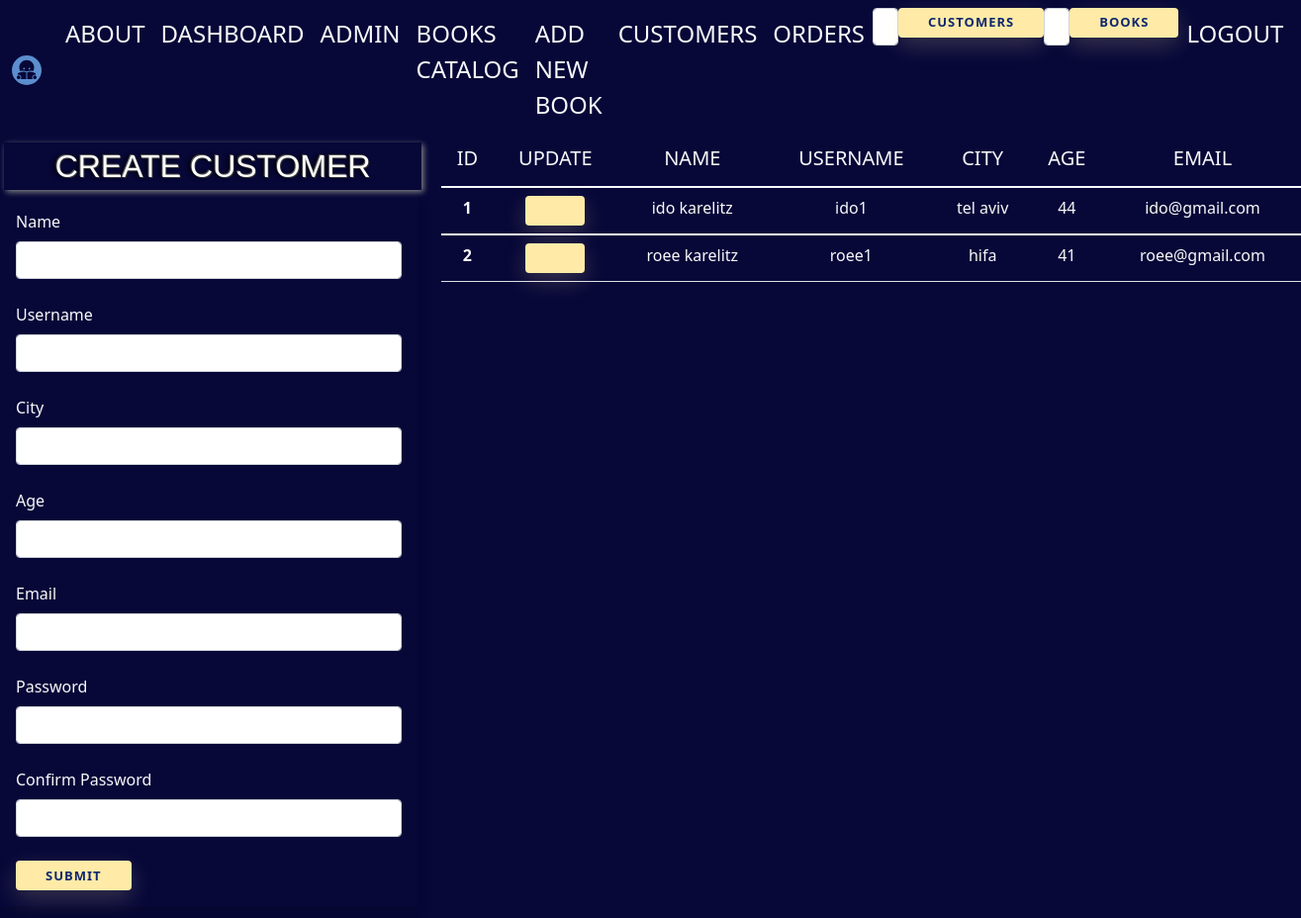
The page /customer/customers (signed in) on the database its author committed.
### models.py (models this page shows, shortened)
class Customers(db.Model, UserMixin):
    id        = db.Column(db.Integer, primary_key=True)
    name      = db.Column(db.String(200), nullable=False)
    username   = db.Column(db.String(200), nullable=False, unique=True)
    city      = db.Column(db.String(200), nullable=False)
    age       = db.Column(db.String(10), nullable=False)
    email      = db.Column(db.String(200), nullable=False)
    date_added = db.Column(db.DateTime, default=datetime.datetime.utcnow)
    issue_book = db.relationship("Orders", backref="issuer", lazy=True)
    password_hash= db.Column(db.String(128))
    @property
    def password(self):
       raise AttributeError("password is not a readable attribute")

### customer.py (the view, shortened to what this page needs)
@customer.route('/customers', methods=['GET','POST'])
@login_required
def customers():
    name=None
    form=CustomerForm()
    our_customers=Customers.query.order_by(Customers.date_added)
    return render_template("customers.html", form=form, name=name, our_customers=our_customers)

### forms.py
class CustomerForm(FlaskForm):
    name = StringField('Name', validators=[DataRequired()])
    username   = StringField('Username', validators=[DataRequired()])
    city = StringField('City', validators=[DataRequired()])
    age = StringField('Age', validators=[DataRequired()])
    email  = StringField('Email', validators=[DataRequired()])
    password_hash = PasswordField('Password', validators=[DataRequired(), EqualTo('password_hash2', message='Passwords Must Match!')])
    password_hash2 = PasswordField('Confirm Password', validators=[DataRequired()])
    submit = SubmitField('Submit')

class SearchForm(FlaskForm):
    searched = StringField("Searched")
    submit = SubmitField('Submit')

### app.py (called while the page is built)
@login_manager.user_loader
def load_customer(customer_id):
    return Customers.query.get(int(customer_id))

@app.context_processor
def base():
    form=SearchForm()
    return dict(form=form)

@app.context_processor
def base():
    form=Search2Form()
    return dict(form=form)

### templates/customers.html (shortened to what this page needs)
{% extends 'layout.html' %}
{% block body %}
{% if name %}
<h1>CUSTOMER ADDED</h1>
<br />
<table class="table w-50 text-light text-center ">
  <thead>
    <tr>
      <th scope="col"><h5>ID</h5></th>
      <th scope="col"><h5>UPDATE</h5></th>
      <th scope="col"><h5>NAME</h5></th>
      <th scope="col"><h5>USERNAME</h5></th>
      <th scope="col"><h5>CITY</h5></th>
      <th scope="col"><h5>AGE</h5></th>
      <th scope="col"><h5>EMAIL</h5></th>
    </tr>
  </thead>
  {% for our_customer in our_customers%}
  <tr class="bg-info">
    <tbody>
      <th scope="row">{{ our_customer.id }}</th>
      <td><a href="{{ url_for('Update_customer', id=our_customer.id) }}" class="btn btn-success"></a></td>
      <td>{{ our_customer.name }}</td>
      <td>{{ our_customer.username }}</td>
      <td>{{ our_customer.city }}</td>
      <td>{{ our_customer.age }}</td>
      <td>{{ our_customer.email }}</td>
  </tr>
  </tbody>
</div>
</div>
</div>
  {% endfor %}
</table>
{% else %}
<div class="container2">
  <div class="row">
      <div class="col-sm-4">
<h1>CREATE CUSTOMER</h1>
<div class="w-100 shadow p-3 mb-5 bg-transparent rounded text-light">
  <form method="POST">
    {{ form.name.label(class="form-label") }}
    {{ form.name(class="form-control") }}
    <br />
    {{ form.username.label(class="form-label") }}
    {{ form.username(class="form-control") }}
    <br />
    {{ form.city.label(class="form-label") }}
    {{ form.city(class="form-control") }}
    <br />
    {{ form.age.label(class="form-label") }}
    {{ form.age(class="form-control") }}
    <br />
    {{ form.email.label(class="form-label") }}
    {{ form.email(class="form-control") }}
    <br />
    {{ form.password_hash.label(class="form-label") }}
    {{ form.password_hash(class="form-control") }}
    <br />
    {{ form.password_hash2.label(class="form-label") }}
    {{ form.password_hash2(class="form-control") }}
    <br />
    {{ form.submit(class="btn btn-secondary") }}
  </form>
</div>
</div>
<div class="col-sm-8">
<table class="table w-100 text-light text-center ">
  <thead>
    <tr>
      <th scope="col"><h5>ID</h5></th>
      <th scope="col"><h5>UPDATE</h5></th>
      <th scope="col"><h5>NAME</h5></th>
      <th scope="col"><h5>USERNAME</h5></th>
      <th scope="col"><h5>CITY</h5></th>
      <th scope="col"><h5>AGE</h5></th>
      <th scope="col"><h5>EMAIL</h5></th>
    </tr>
  </thead>
  {% for our_customer in our_customers%}
  <tr class="bg-info">
    <tbody>
      <th scope="row">{{ our_customer.id }}</th>
      <td><a href="{{ url_for('Update_customer', id=our_customer.id) }}" class="btn btn-success"></a></td>
      <td>{{ our_customer.name }}</td>
      <td>{{ our_customer.username }}</td>
      <td>{{ our_customer.city }}</td>
      <td>{{ our_customer.age }}</td>
      <td>{{ our_customer.email }}</td>
  </tr>
</div>
</div>
</div>
  {% endfor %}
{% endif %}
{% endblock %}

### static/css/style.css (style rules this page uses)
body { background-color: rgb(7, 7, 56); }
h1 { font-size: 32px; text-shadow: -1px -1px rgb(77, 77, 77), 1px 1px rgb(49, 49, 49), -3px 0 4px #000; font-family:Arial, Helvetica, sans-serif; color: rgb(255, 255, 255); padding:5px; font-weight:lighter; -moz-box-shadow: 2px 2px 6px #888; -webkit-box-shadow: 2px 2px 6px #888; box-shadow:2px 2px 6px #888; text-align:center; display:block; margin:4px; width: 100%; background-image:url(images/background-h1-wood.jpg); }
.btn { border-radius: 4px; height: 30px; font-size: 13px; font-weight: 600; text-transform: uppercase; -webkit-transition : all 200ms linear; transition: all 200ms linear; padding: 0 30px; letter-spacing: 1px; display: -webkit-inline-flex; display: -ms-inline-flexbox; display: inline-flex; -webkit-align-items: center; -moz-align-items: center; -ms-align-items: center; align-items: center; -webkit-justify-content: center; -moz-justify-content: center; -ms-justify-content: center; justify-content: center; -ms-flex-pack: center; text-align: center; border: none; background-color: #ffeba7; color: #102770; box-shadow: 0 8px 24px 0 rgba(255,235,167,.2); }
a { text-decoration: none; color: inherit; font-size: 24px; }

### rows shown on the page
Customers: id "1", name "ido karelitz", username "ido1", city "tel aviv", age "44", email "ido@gmail.com"
Customers: id "2", name "roee karelitz", username "roee1", city "hifa", age "41", email "roee@gmail.com"
